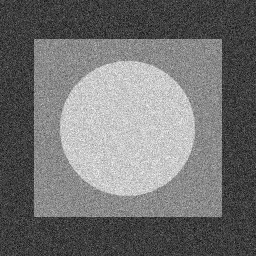
%> input picture Eigth_Homeworks/Fig0504(a)(gaussian-noise).tif, 256 x 256 px
$ octave commit.m   (GNU Octave 9; MATLAB toolbox functions it lacks are replaced by stand-ins)
%> lines starting %> are read from the running program, lines starting %| are printed output that depends on the picture
clc
clear
close all;
f1 = imread('Fig0504(a)(gaussian-noise).tif');
%> f1 is the input picture: size 256x256 uint8; min 0, max 255, mean 114.3
subplot(4,3,1), imshow(f1), title('高斯噪声污染图')
subplot(4,3,4), imhist(f1,256), axis tight, title('f1直方图');

f2 = imread('Fig0504(b)(rayleigh-noise).tif');
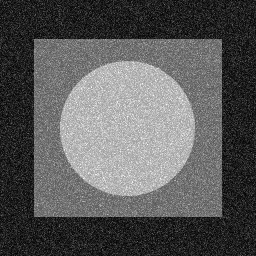
%> input picture Eigth_Homeworks/Fig0504(b)(rayleigh-noise).tif, 256 x 256 px
%> f2 is the input picture: size 256x256 uint8; min 0, max 255, mean 89.6
subplot(4,3,2), imshow(f2), title('瑞利噪声污染图')
subplot(4,3,5), imhist(f2,256), axis tight, title('f2直方图');

f3 = imread('Fig0504(c)(gamma-noise).tif');
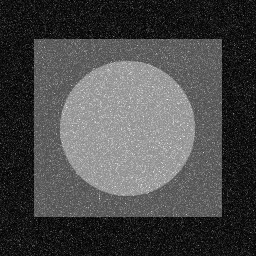
%> input picture Eigth_Homeworks/Fig0504(c)(gamma-noise).tif, 256 x 256 px
%> f3 is the input picture: size 256x256 uint8; min 0, max 255, mean 72.8
subplot(4,3,3), imshow(f3), title('伽马噪声污染图')
subplot(4,3,6), imhist(f3,256), axis tight, title('f3直方图');

f4 = imread('Fig0504(g)(neg-exp-noise).tif');
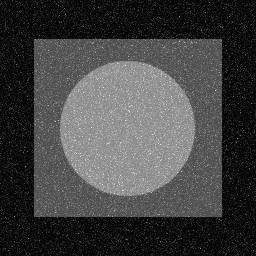
%> input picture Eigth_Homeworks/Fig0504(g)(neg-exp-noise).tif, 256 x 256 px
%> f4 is the input picture: size 256x256 uint8; min 0, max 255, mean 66.2
subplot(4,3,7), imshow(f4), title('指数噪声污染图')
subplot(4,3,10), imhist(f4,256), axis tight, title('f4直方图');

f5 = imread('Fig0504(h)(uniform-noise).tif');
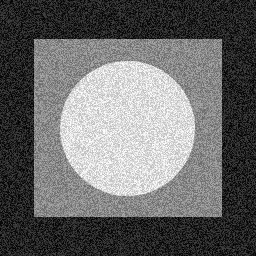
%> input picture Eigth_Homeworks/Fig0504(h)(uniform-noise).tif, 256 x 256 px
%> f5 is the input picture: size 256x256 uint8; min 0, max 255, mean 105
subplot(4,3,8), imshow(f5), title('均匀噪声污染图')
subplot(4,3,11), imhist(f5,256), axis tight, title('f5直方图');

f6 = imread('Fig0504(i)(salt-pepper-noise).tif');
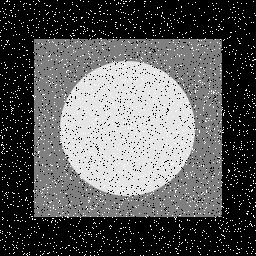
%> input picture Eigth_Homeworks/Fig0504(i)(salt-pepper-noise).tif, 256 x 256 px
%> f6 is the input picture: size 256x256 uint8; min 0, max 255, mean 90.9
subplot(4,3,9), imshow(f6), title('椒盐噪声污染图')
subplot(4,3,12), imhist(f6,256), axis tight, title('f6直方图');
%> after `title('f6直方图')`:
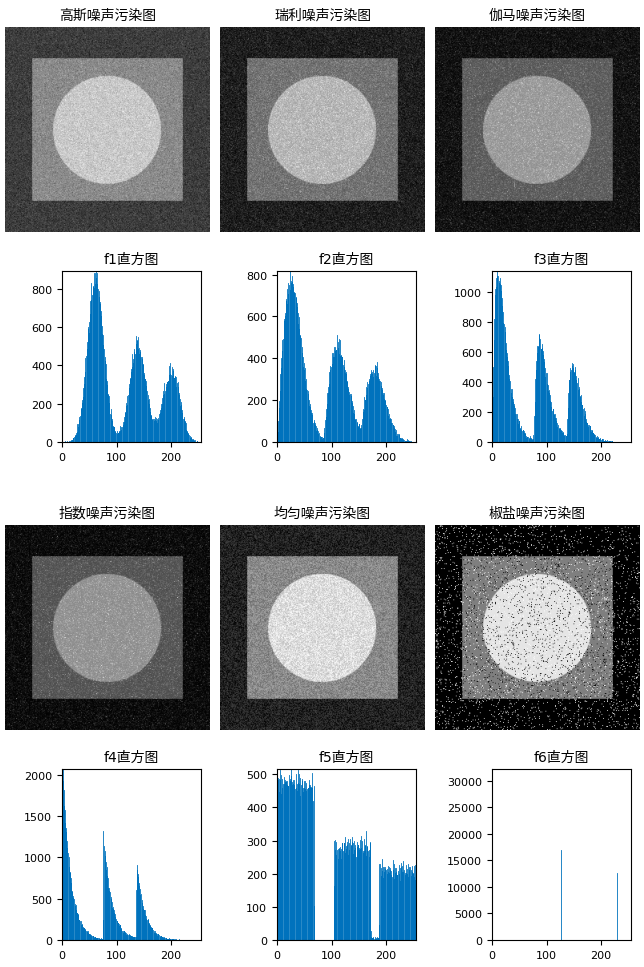
%> figure redrawn from the program's plot data, 12 panels
